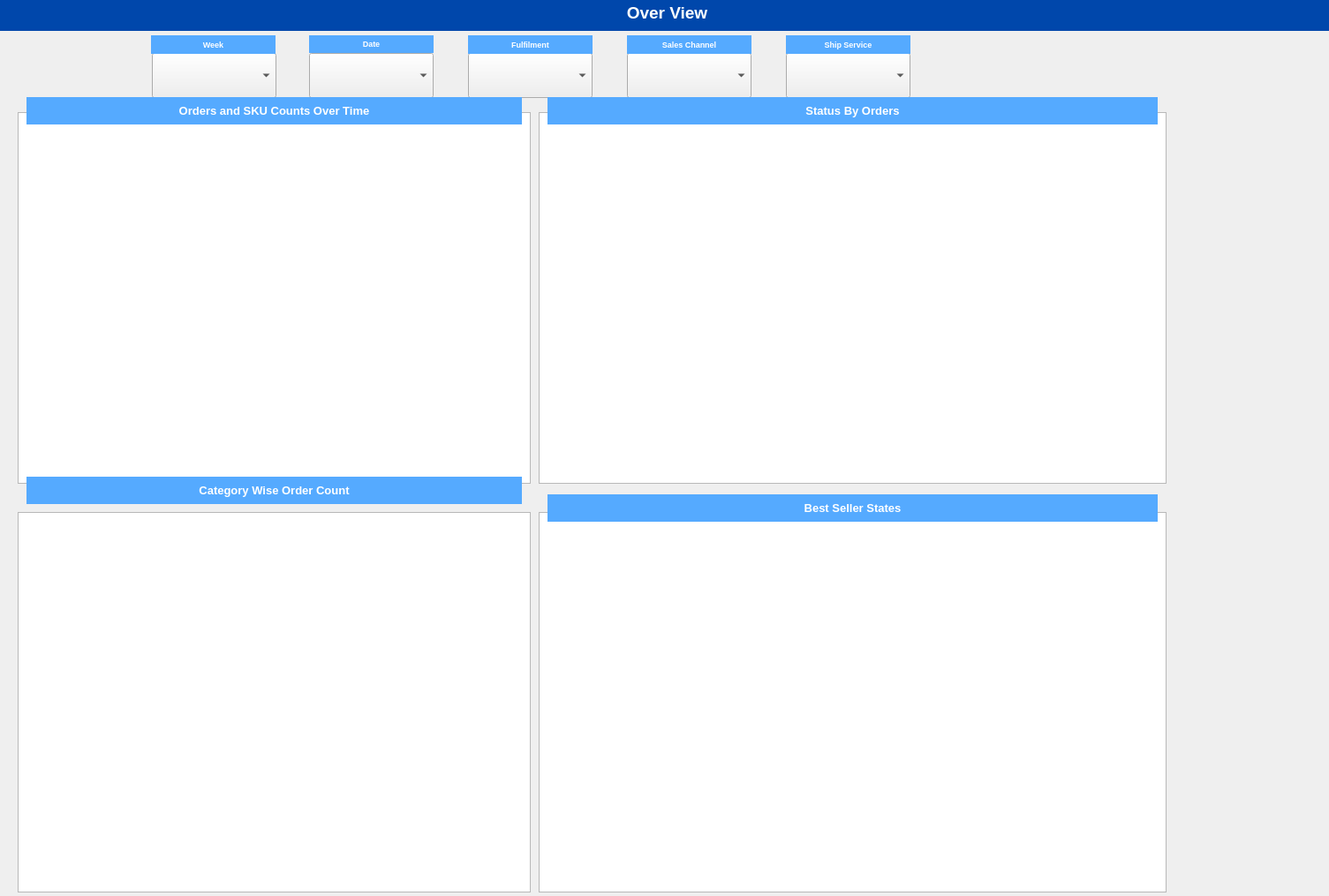
<?xml version="1.0" encoding="UTF-8"?>
<ui version="4.0">
 <class>Dialog</class>
 <widget class="QDialog" name="Dialog">
  <property name="geometry">
   <rect>
    <x>0</x>
    <y>0</y>
    <width>1505</width>
    <height>1015</height>
   </rect>
  </property>
  <property name="windowTitle">
   <string>Dialog</string>
  </property>
  <widget class="QChartView" name="graphicsView">
   <property name="geometry">
    <rect>
     <x>20</x>
     <y>127</y>
     <width>581</width>
     <height>421</height>
    </rect>
   </property>
  </widget>
  <widget class="QComboBox" name="weekComboBox">
   <property name="geometry">
    <rect>
     <x>172</x>
     <y>60</y>
     <width>141</width>
     <height>51</height>
    </rect>
   </property>
  </widget>
  <widget class="QComboBox" name="weekComboBox_2">
   <property name="geometry">
    <rect>
     <x>530</x>
     <y>60</y>
     <width>141</width>
     <height>51</height>
    </rect>
   </property>
  </widget>
  <widget class="QComboBox" name="weekComboBox_3">
   <property name="geometry">
    <rect>
     <x>350</x>
     <y>60</y>
     <width>141</width>
     <height>51</height>
    </rect>
   </property>
  </widget>
  <widget class="QComboBox" name="weekComboBox_4">
   <property name="geometry">
    <rect>
     <x>710</x>
     <y>60</y>
     <width>141</width>
     <height>51</height>
    </rect>
   </property>
  </widget>
  <widget class="QChartView" name="graphicsView_2">
   <property name="geometry">
    <rect>
     <x>610</x>
     <y>127</y>
     <width>711</width>
     <height>421</height>
    </rect>
   </property>
  </widget>
  <widget class="QChartView" name="graphicsView_3">
   <property name="geometry">
    <rect>
     <x>20</x>
     <y>580</y>
     <width>581</width>
     <height>431</height>
    </rect>
   </property>
  </widget>
  <widget class="QChartView" name="graphicsView_4">
   <property name="geometry">
    <rect>
     <x>610</x>
     <y>580</y>
     <width>711</width>
     <height>431</height>
    </rect>
   </property>
  </widget>
  <widget class="QComboBox" name="weekComboBox_5">
   <property name="geometry">
    <rect>
     <x>890</x>
     <y>60</y>
     <width>141</width>
     <height>51</height>
    </rect>
   </property>
  </widget>
  <widget class="QLabel" name="label_14">
   <property name="geometry">
    <rect>
     <x>30</x>
     <y>110</y>
     <width>561</width>
     <height>31</height>
    </rect>
   </property>
   <property name="font">
    <font>
     <pointsize>10</pointsize>
     <weight>75</weight>
     <bold>true</bold>
    </font>
   </property>
   <property name="autoFillBackground">
    <bool>false</bool>
   </property>
   <property name="styleSheet">
    <string notr="true">background-color:  rgb(85, 170, 255)</string>
   </property>
   <property name="text">
    <string>&lt;html&gt;&lt;head/&gt;&lt;body&gt;&lt;p align=&quot;center&quot;&gt;&lt;span style=&quot; color:#ffffff;&quot;&gt;Orders and SKU Counts Over Time&lt;/span&gt;&lt;/p&gt;&lt;/body&gt;&lt;/html&gt;</string>
   </property>
   <property name="textFormat">
    <enum>Qt::RichText</enum>
   </property>
   <property name="alignment">
    <set>Qt::AlignCenter</set>
   </property>
  </widget>
  <widget class="QLabel" name="label_15">
   <property name="geometry">
    <rect>
     <x>171</x>
     <y>40</y>
     <width>141</width>
     <height>21</height>
    </rect>
   </property>
   <property name="font">
    <font>
     <pointsize>10</pointsize>
     <weight>75</weight>
     <bold>true</bold>
    </font>
   </property>
   <property name="autoFillBackground">
    <bool>false</bool>
   </property>
   <property name="styleSheet">
    <string notr="true">background-color:  rgb(85, 170, 255)</string>
   </property>
   <property name="text">
    <string>&lt;html&gt;&lt;head/&gt;&lt;body&gt;&lt;p align=&quot;center&quot;&gt;&lt;span style=&quot; font-size:7pt; color:#ffffff;&quot;&gt;Week&lt;/span&gt;&lt;/p&gt;&lt;/body&gt;&lt;/html&gt;</string>
   </property>
   <property name="textFormat">
    <enum>Qt::RichText</enum>
   </property>
   <property name="alignment">
    <set>Qt::AlignCenter</set>
   </property>
  </widget>
  <widget class="QLabel" name="label_16">
   <property name="geometry">
    <rect>
     <x>350</x>
     <y>40</y>
     <width>141</width>
     <height>20</height>
    </rect>
   </property>
   <property name="font">
    <font>
     <pointsize>10</pointsize>
     <weight>75</weight>
     <bold>true</bold>
    </font>
   </property>
   <property name="autoFillBackground">
    <bool>false</bool>
   </property>
   <property name="styleSheet">
    <string notr="true">background-color:  rgb(85, 170, 255)</string>
   </property>
   <property name="text">
    <string>&lt;html&gt;&lt;head/&gt;&lt;body&gt;&lt;p align=&quot;center&quot;&gt;&lt;span style=&quot; font-size:7pt; color:#ffffff;&quot;&gt;Date&lt;/span&gt;&lt;/p&gt;&lt;/body&gt;&lt;/html&gt;</string>
   </property>
   <property name="textFormat">
    <enum>Qt::RichText</enum>
   </property>
   <property name="alignment">
    <set>Qt::AlignCenter</set>
   </property>
  </widget>
  <widget class="QLabel" name="label_17">
   <property name="geometry">
    <rect>
     <x>710</x>
     <y>40</y>
     <width>141</width>
     <height>21</height>
    </rect>
   </property>
   <property name="font">
    <font>
     <pointsize>10</pointsize>
     <weight>75</weight>
     <bold>true</bold>
    </font>
   </property>
   <property name="autoFillBackground">
    <bool>false</bool>
   </property>
   <property name="styleSheet">
    <string notr="true">background-color:  rgb(85, 170, 255)</string>
   </property>
   <property name="text">
    <string>&lt;html&gt;&lt;head/&gt;&lt;body&gt;&lt;p align=&quot;center&quot;&gt;&lt;span style=&quot; font-size:7pt; color:#ffffff;&quot;&gt;Sales Channel&lt;/span&gt;&lt;/p&gt;&lt;/body&gt;&lt;/html&gt;</string>
   </property>
   <property name="textFormat">
    <enum>Qt::RichText</enum>
   </property>
   <property name="alignment">
    <set>Qt::AlignCenter</set>
   </property>
  </widget>
  <widget class="QLabel" name="label_18">
   <property name="geometry">
    <rect>
     <x>530</x>
     <y>40</y>
     <width>141</width>
     <height>21</height>
    </rect>
   </property>
   <property name="font">
    <font>
     <pointsize>10</pointsize>
     <weight>75</weight>
     <bold>true</bold>
    </font>
   </property>
   <property name="autoFillBackground">
    <bool>false</bool>
   </property>
   <property name="styleSheet">
    <string notr="true">background-color:  rgb(85, 170, 255)</string>
   </property>
   <property name="text">
    <string>&lt;html&gt;&lt;head/&gt;&lt;body&gt;&lt;p align=&quot;center&quot;&gt;&lt;span style=&quot; font-size:7pt; color:#ffffff;&quot;&gt;Fulfilment&lt;/span&gt;&lt;/p&gt;&lt;/body&gt;&lt;/html&gt;</string>
   </property>
   <property name="textFormat">
    <enum>Qt::RichText</enum>
   </property>
   <property name="alignment">
    <set>Qt::AlignCenter</set>
   </property>
  </widget>
  <widget class="QLabel" name="label_19">
   <property name="geometry">
    <rect>
     <x>620</x>
     <y>110</y>
     <width>691</width>
     <height>31</height>
    </rect>
   </property>
   <property name="font">
    <font>
     <pointsize>10</pointsize>
     <weight>75</weight>
     <bold>true</bold>
    </font>
   </property>
   <property name="autoFillBackground">
    <bool>false</bool>
   </property>
   <property name="styleSheet">
    <string notr="true">background-color:  rgb(85, 170, 255)</string>
   </property>
   <property name="text">
    <string>&lt;html&gt;&lt;head/&gt;&lt;body&gt;&lt;p align=&quot;center&quot;&gt;&lt;span style=&quot; color:#ffffff;&quot;&gt;Status By Orders&lt;/span&gt;&lt;/p&gt;&lt;/body&gt;&lt;/html&gt;</string>
   </property>
   <property name="textFormat">
    <enum>Qt::RichText</enum>
   </property>
   <property name="alignment">
    <set>Qt::AlignCenter</set>
   </property>
  </widget>
  <widget class="QLabel" name="label_20">
   <property name="geometry">
    <rect>
     <x>30</x>
     <y>540</y>
     <width>561</width>
     <height>31</height>
    </rect>
   </property>
   <property name="font">
    <font>
     <pointsize>10</pointsize>
     <weight>75</weight>
     <bold>true</bold>
    </font>
   </property>
   <property name="autoFillBackground">
    <bool>false</bool>
   </property>
   <property name="styleSheet">
    <string notr="true">background-color:  rgb(85, 170, 255)</string>
   </property>
   <property name="text">
    <string>&lt;html&gt;&lt;head/&gt;&lt;body&gt;&lt;p align=&quot;center&quot;&gt;&lt;span style=&quot; color:#ffffff;&quot;&gt;Category Wise Order Count&lt;/span&gt;&lt;/p&gt;&lt;/body&gt;&lt;/html&gt;</string>
   </property>
   <property name="textFormat">
    <enum>Qt::RichText</enum>
   </property>
   <property name="alignment">
    <set>Qt::AlignCenter</set>
   </property>
  </widget>
  <widget class="QLabel" name="label_21">
   <property name="geometry">
    <rect>
     <x>620</x>
     <y>560</y>
     <width>691</width>
     <height>31</height>
    </rect>
   </property>
   <property name="font">
    <font>
     <pointsize>10</pointsize>
     <weight>75</weight>
     <bold>true</bold>
    </font>
   </property>
   <property name="autoFillBackground">
    <bool>false</bool>
   </property>
   <property name="styleSheet">
    <string notr="true">background-color:  rgb(85, 170, 255)</string>
   </property>
   <property name="text">
    <string>&lt;html&gt;&lt;head/&gt;&lt;body&gt;&lt;p align=&quot;center&quot;&gt;&lt;span style=&quot; color:#ffffff;&quot;&gt;Best Seller States&lt;/span&gt;&lt;/p&gt;&lt;/body&gt;&lt;/html&gt;</string>
   </property>
   <property name="textFormat">
    <enum>Qt::RichText</enum>
   </property>
   <property name="alignment">
    <set>Qt::AlignCenter</set>
   </property>
  </widget>
  <widget class="QLabel" name="label_22">
   <property name="geometry">
    <rect>
     <x>890</x>
     <y>40</y>
     <width>141</width>
     <height>21</height>
    </rect>
   </property>
   <property name="font">
    <font>
     <pointsize>10</pointsize>
     <weight>75</weight>
     <bold>true</bold>
    </font>
   </property>
   <property name="autoFillBackground">
    <bool>false</bool>
   </property>
   <property name="styleSheet">
    <string notr="true">background-color:  rgb(85, 170, 255)</string>
   </property>
   <property name="text">
    <string>&lt;html&gt;&lt;head/&gt;&lt;body&gt;&lt;p align=&quot;center&quot;&gt;&lt;span style=&quot; font-size:7pt; color:#ffffff;&quot;&gt;Ship Service&lt;/span&gt;&lt;/p&gt;&lt;/body&gt;&lt;/html&gt;</string>
   </property>
   <property name="textFormat">
    <enum>Qt::RichText</enum>
   </property>
   <property name="alignment">
    <set>Qt::AlignCenter</set>
   </property>
  </widget>
  <widget class="QLabel" name="label_23">
   <property name="geometry">
    <rect>
     <x>0</x>
     <y>-6</y>
     <width>1511</width>
     <height>41</height>
    </rect>
   </property>
   <property name="font">
    <font>
     <pointsize>10</pointsize>
     <weight>75</weight>
     <bold>true</bold>
    </font>
   </property>
   <property name="autoFillBackground">
    <bool>false</bool>
   </property>
   <property name="styleSheet">
    <string notr="true">background-color:  rgb(0, 71, 171)</string>
   </property>
   <property name="text">
    <string>&lt;html&gt;&lt;head/&gt;&lt;body&gt;&lt;p align=&quot;center&quot;&gt;&lt;span style=&quot; font-size:14pt; color:#ffffff;&quot;&gt;Over View&lt;/span&gt;&lt;/p&gt;&lt;/body&gt;&lt;/html&gt;</string>
   </property>
   <property name="textFormat">
    <enum>Qt::RichText</enum>
   </property>
   <property name="alignment">
    <set>Qt::AlignCenter</set>
   </property>
  </widget>
 </widget>
 <customwidgets>
  <customwidget>
   <class>QChartView</class>
   <extends>QGraphicsView</extends>
   <header location="global">PyQt5.QtChart</header>
  </customwidget>
 </customwidgets>
 <resources/>
 <connections/>
</ui>
